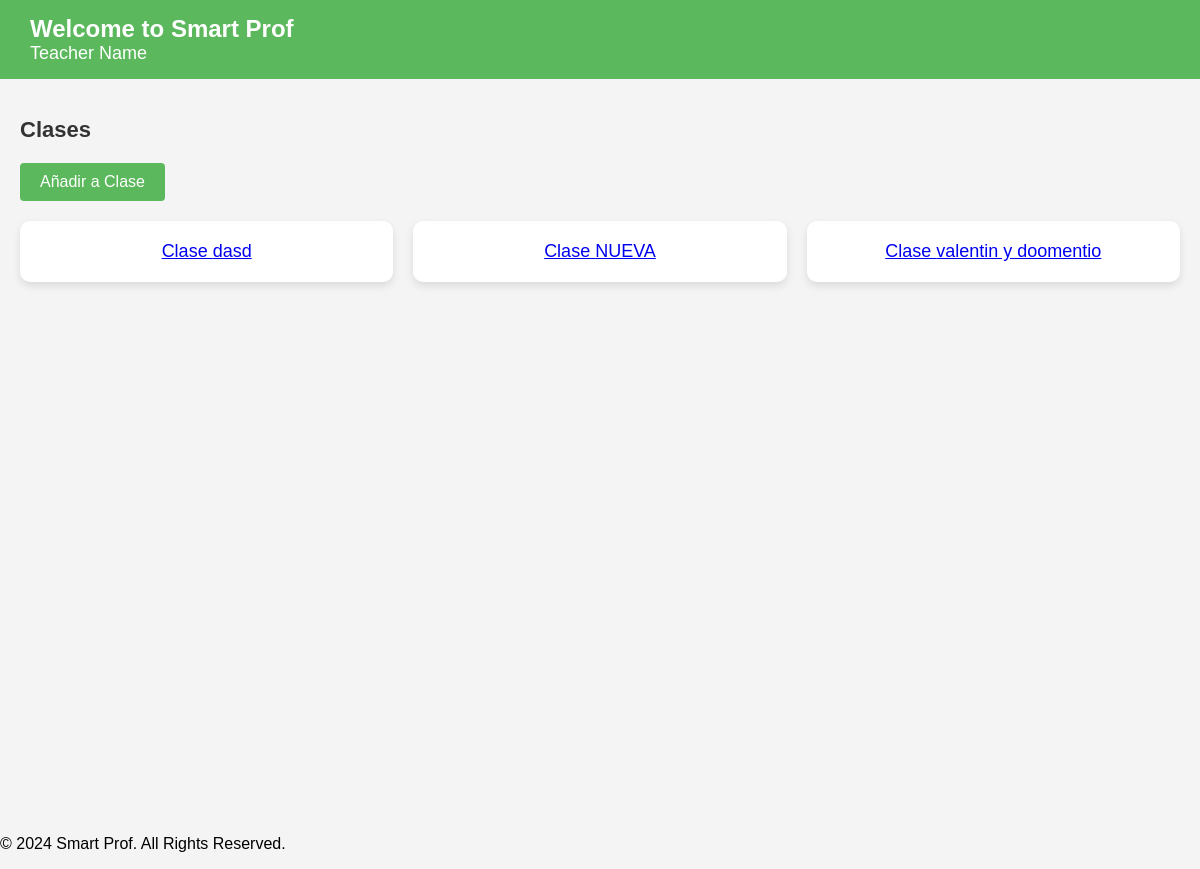
Page /auth/dash (signed in) on the earlier database version.
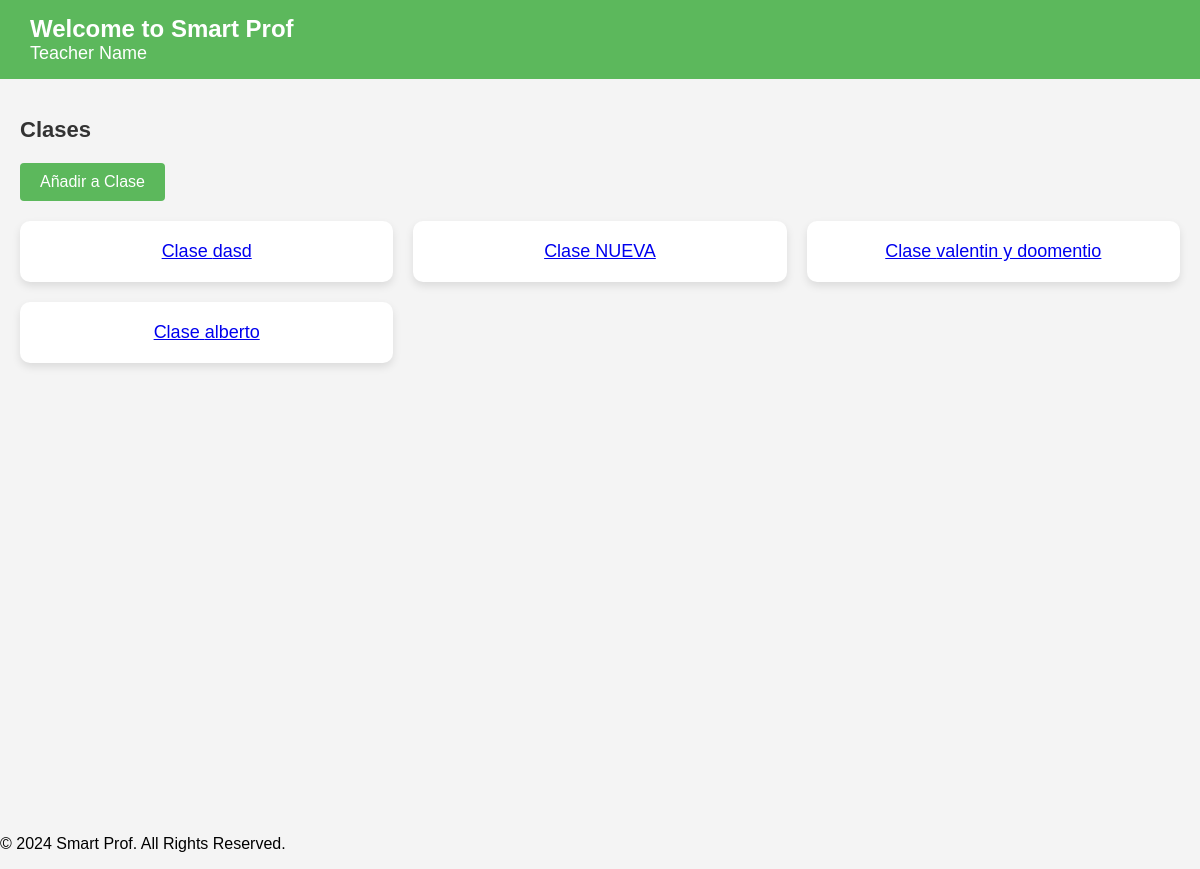
Same page on the later database version.
### miapp/models.py (models this page shows)
class Clase(models.Model):
    nombre = models.CharField(max_length=60)
    profile = models.ForeignKey(Profile, related_name='clases', on_delete=models.CASCADE)
    def __str__(self):
        return self.nombre

### miapp/views.py (the view)
# urls.py: path('auth/dash',views.dash,name='dash'),
def dash(request):
    user_id = request.user.id
    try:
        profile = Profile.objects.get(user_id=user_id)
        clases = profile.clases.all()
        print(clases)
        return render(request, "auth/dash.html", {'user_id': user_id, 'clases': clases})
    except Profile.DoesNotExist:
        return render(request, "auth/dash.html", {'user_id': user_id, 'clases': []})

### miapp/templates/auth/dash.html (shortened to what this page needs)
{% load static %}
<!DOCTYPE html>
<html lang="es">
<head>
    <link rel="stylesheet" href="{% static 'inicio_style.css' %}">
</head>
<body>
    <header>
        <div class="header-container">
            <h1>Welcome to Smart Prof</h1>
            <div class="user-section">
                <span>Teacher Name</span>
            </div>
        </div>
    </header>
    <div class="main-container">
        <section class="class-section">
            <h2>Clases</h2>
            <button class="add-class-button" onclick="openModal()">Añadir a Clase</button>
            <div class="class-grid">
                {% if clases %}
                    {% for clase in clases %}
                        <a href="{% url 'clase' clase.id %}" class="class-box">Clase {{ clase.nombre }}</a>
                    {% endfor %}
                {% else %}
                    <p>No classes found.</p>
                {% endif %}
            </div>
        </section>
    </div>
    <footer>
        <p>&copy; 2024 Smart Prof. All Rights Reserved.</p>
    </footer>
</body>
</html>

Differences in the rows shown:
added Clase: nombre "alberto"
